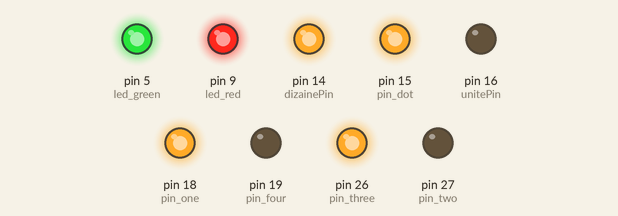
Simulated run of this program. Board: MicroPython board. Parts: output pins drawn as LEDs (lit = HIGH).

Above: at 0.1 s.
Timing chart, 0 to 1.6 s (numbered marks = the images above):
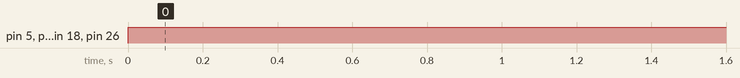

The program:

test.py
```python
from machine import Pin
import utime


pin_one = Pin(18, Pin.OUT) # MSB
pin_two = Pin(27, Pin.OUT)
pin_three = Pin(26, Pin.OUT)
pin_four = Pin(19, Pin.OUT) # LSB

led_green = Pin(5, Pin.OUT)
led_red = Pin(9, Pin.OUT)

dizainePin = Pin(14, Pin.OUT)
unitePin = Pin(16, Pin.OUT)
pin_dot = Pin(15, Pin.OUT)

# dizainePin.value(0)ETEINT LES DIZAINES
# unitePin.value(1) ETEINT LES UNITE

dizainePin.value(1)
unitePin.value(0)
while 1:

    led_green.value(1)
    led_red.value(1)

    pin_dot.value(1) # dot off

    pin_one.value(1)
    pin_two.value(0)
    pin_three.value(1)
    pin_four.value(0)
```

Measured:
- by itself, pin 5 (led_green), pin 9 (led_red), pin 15 (pin_dot), pin 18 (pin_one), pin 26 (pin_three): LOW → HIGH at 0.00 s
